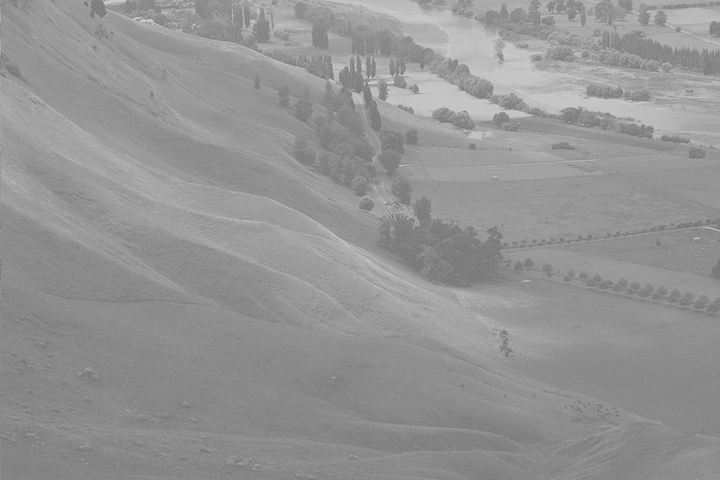
#> input picture data2/Hawkes.jpg, 720 x 480 px, found by its file name
$ python filter_eq.py
#> lines starting #> are read from the running program, lines starting #| are printed output that depends on the picture
import cv2, sys
import numpy as np
import matplotlib.pyplot as plt


src = cv2.imread('data2/Hawkes.jpg', cv2.IMREAD_GRAYSCALE)
#> src is the input picture: shape (480, 720); min 113, max 213, mean 148

if src is None:
    sys.exit('Image load failed')


### equalize
dst1 = cv2.equalizeHist(src)
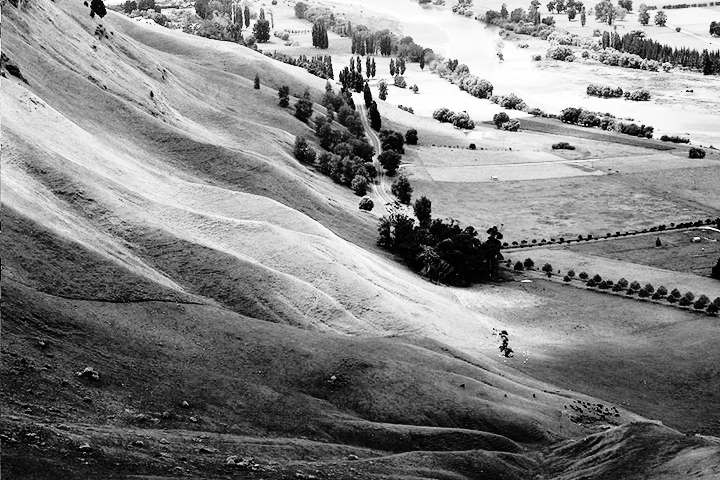
#> dst1: shape (480, 720); min 0, max 255, mean 130.5

# before equalize histogram
hist1 = cv2.calcHist([src], [0], None, [256], [0,256])
#> hist1 = 256 values, max 13942 at index 138, min 0 at index 0, mean 1350

# after equalize
hist2 = cv2.calcHist([dst1], [0], None, [256], [0,256])
#> hist2 = 256 values, max 13942 at index 73, min 0 at index 5, mean 1350


### nomalize
# 한 곳에 몰려있는 색상값들을 고르게 펴줌
pixMin, pixMax, _, _ = cv2.minMaxLoc(src)
#> pixMin = 113; pixMax = 213
print(pixMin, pixMax)   #113.0 213.0
#| 113.0 213.0

dst2 = cv2.normalize(src, None, 0, 255, cv2.NORM_MINMAX)
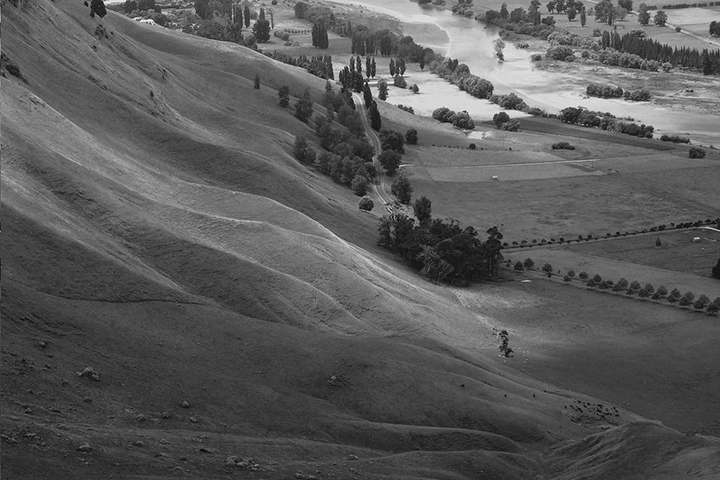
#> dst2: shape (480, 720); min 0, max 255, mean 89.2
pixMin, pixMax, _, _ = cv2.minMaxLoc(dst2)
#> pixMin = 0; pixMax = 255
print(pixMin, pixMax)   #0.0 255.0
#| 0.0 255.0

# after normalize
hist3 = cv2.calcHist([dst1], [0], None, [256], [0,256])
#> hist3 has the same summary as hist2
hist4 = cv2.calcHist([src], [0], None, [256], [0,256]) # 원본과 비교
#> hist4 has the same summary as hist1


# show img
cv2.imshow('Original', src)
cv2.imshow('Equalize', dst1)
cv2.imshow('Normalize', dst2)


#show histogram
plt.plot(hist1, label = 'Original')
plt.plot(hist2, label = 'Equalize')
plt.plot(hist3, label = 'Normalize')
plt.plot(hist4, label = 'original')
plt.legend()
plt.show()
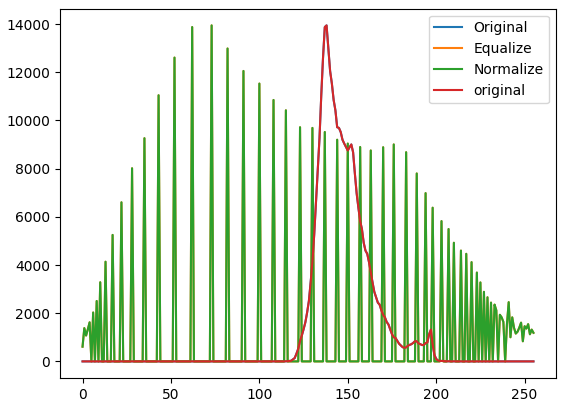
#> figure drawn by matplotlib, 1 panel; curve peaks at x = 138, y = 13942; curve peaks at x = 73, y = 13942; curve peaks at x = 73, y = 13942


cv2.waitKey()
cv2.destroyAllWindows()
